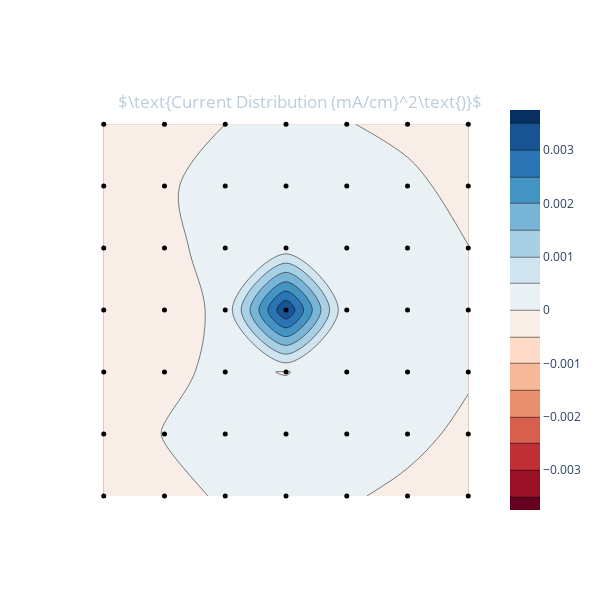

Write notebook code for a chart like this one.
### Markdown cell above
### Run the following cell just to get a quick reading

### Code cell
currents = data.readCurrents(centre5x5 = False)
apl.plotI(currents)

### Figure 1 — Plotly figure (JSON) as saved in the notebook; plotly's stock layout.template omitted (floating-point values rounded to 4 significant figures)
{"data": [{"autocontour": true, "colorscale": [[0, "rgb(103,0,31)"], [0.1, "rgb(178,24,43)"], [0.2, "rgb(214,96,77)"], [0.3, "rgb(244,165,130)"], [0.4, "rgb(253,219,199)"], [0.5, "rgb(247,247,247)"], [0.6, "rgb(209,229,240)"], [0.7, "rgb(146,197,222)"], [0.8, "rgb(67,147,195)"], [0.9, "rgb(33,102,172)"], [1, "rgb(5,48,97)"]], "contours": {"end": 0.0035, "size": 0.0005, "start": -0.0035}, "ncontours": 21, "type": "contour", "z": [[-2.188e-05, -3.395e-05, 1.355e-05, 3.162e-05, 2.182e-05, -4.356e-05, -3.303e-05], [-4.761e-05, 5.633e-06, 7.974e-05, 0.000239, 0.0001226, 5.425e-05, -4.388e-05], [-3.497e-05, -6.953e-05, 6.879e-05, -1.414e-05, 0.0001745, 0.0002034, 2.406e-05], [-0.0001048, -0.0002153, 0.0001068, 0.00352, 1.351e-05, 0.0002348, 5.633e-05], [-0.0002356, -0.000219, 0.0003285, 0.0001921, 0.0002785, 0.0001384, 2.862e-06], [-0.0001638, -3.867e-05, 0.0001172, 0.0002766, 0.0001583, 3.79e-05, -5.574e-05], [-5.784e-05, -5.886e-05, -5.553e-08, 4.123e-05, 7.329e-06, -4.358e-05, -3.198e-05]], "zmax": 0.00352, "zmid": 0, "zmin": -0.00352}, {"marker": {"color": "rgb(0, 0, 0)", "size": 5}, "mode": "markers", "type": "scatter", "x": [0, 1, 2, 3, 4, 5, 6, 0, 1, 2, 3, 4, 5, 6, 0, 1, 2, 3, 4, 5, 6, 0, 1, 2, 3, 4, 5, 6, 0, 1, 2, 3, 4, 5, 6, 0, 1, 2, 3, 4, 5, 6, 0, 1, 2, 3, 4, 5, 6], "y": [0, 0, 0, 0, 0, 0, 0, 1, 1, 1, 1, 1, 1, 1, 2, 2, 2, 2, 2, 2, 2, 3, 3, 3, 3, 3, 3, 3, 4, 4, 4, 4, 4, 4, 4, 5, 5, 5, 5, 5, 5, 5, 6, 6, 6, 6, 6, 6, 6]}], "layout": {"height": 600, "paper_bgcolor": "rgba(0, 0, 0, 0)", "plot_bgcolor": "rgba(0, 0, 0, 0)", "title": {"font": {"color": "#BCCCDC"}, "text": "$\\text{Current Distribution (mA/cm}^2\\text{)}$", "x": 0.5, "xanchor": "center", "y": 0.84, "yanchor": "top"}, "width": 600, "xaxis": {"autorange": true, "range": [-0.3905, 6.39], "showgrid": false, "showticklabels": false, "tickmode": "linear", "type": "linear"}, "yaxis": {"autorange": true, "range": [-0.3894, 6.389], "showgrid": false, "showticklabels": false, "type": "linear"}}}
